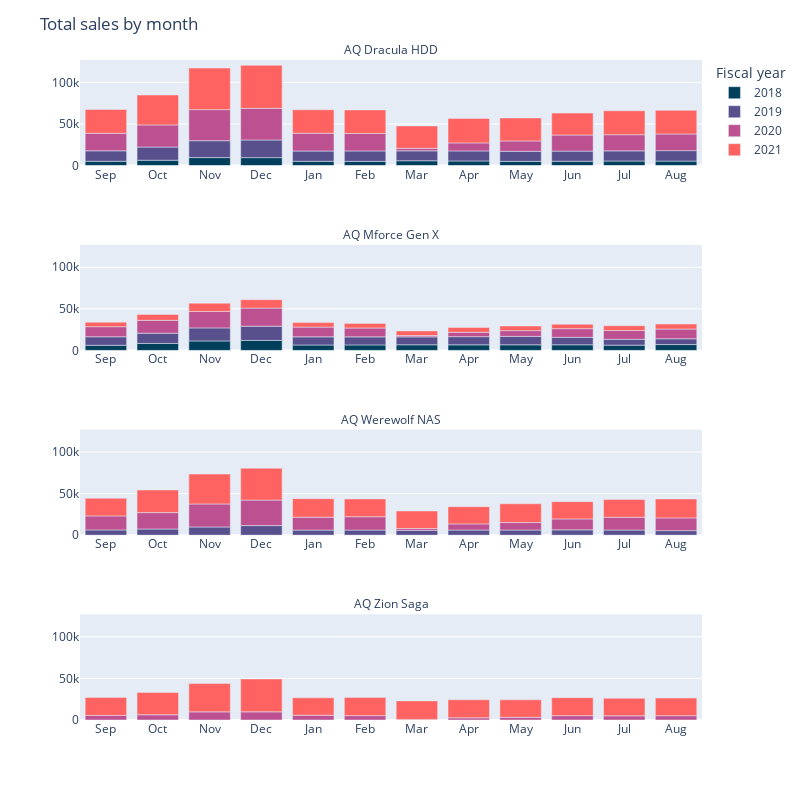

Notebook cell for this chart:
### Code cell
custom_colors=['#003f5c','#58508d', '#bc5090', '#ff6361', '#ffa600']
# Build a stacked bar chart with sales on each year.
fig = px.bar(data_frame=sales_by_month_df,
             x='month',
             y='total_sold',
             facet_col='display_name',
             color='fiscal_year',
             facet_col_wrap=1,
             facet_row_spacing=0.12,
             width=800,
             height=800,
             color_discrete_sequence=custom_colors
             )

# Update axis titles
fig.update_xaxes(title_text='', showticklabels=True)
fig.update_yaxes(title_text='')

# Remove "product=" prefix from facet labels
fig.for_each_annotation(lambda a: a.update(text=a.text.split("=")[1]))

fig.update_layout(
    title='Total sales by month',
    legend_title_text='Fiscal year',
    showlegend=True
)


fig.show()

### Figure 1 — Plotly figure (JSON) as saved in the notebook; plotly's stock layout.template omitted (floating-point values rounded to 4 significant figures)
{"data": [{"alignmentgroup": "True", "hovertemplate": "fiscal_year=2018<br>display_name=AQ Dracula HDD<br>month=%{x}<br>total_sold=%{y}<extra></extra>", "legendgroup": "2018", "marker": {"color": "#003f5c", "pattern": {"shape": ""}}, "name": "2018", "offsetgroup": "2018", "orientation": "v", "showlegend": true, "textposition": "auto", "type": "bar", "x": ["Sep", "Oct", "Nov", "Dec", "Jan", "Feb", "Mar", "Apr", "May", "Jun", "Jul", "Aug"], "xaxis": "x4", "y": [5237, 6472, 9642, 9572, 5223, 5056, 5838, 5590, 5112, 5254, 5510, 5399], "yaxis": "y4"}, {"alignmentgroup": "True", "hovertemplate": "fiscal_year=2018<br>display_name=AQ Mforce Gen X<br>month=%{x}<br>total_sold=%{y}<extra></extra>", "legendgroup": "2018", "marker": {"color": "#003f5c", "pattern": {"shape": ""}}, "name": "2018", "offsetgroup": "2018", "orientation": "v", "showlegend": false, "textposition": "auto", "type": "bar", "x": ["Sep", "Oct", "Nov", "Dec", "Jan", "Feb", "Mar", "Apr", "May", "Jun", "Jul", "Aug"], "xaxis": "x3", "y": [6188, 8388, 11370, 12043, 6490, 6601, 6765, 6692, 6735, 6764, 6311, 7019], "yaxis": "y3"}, {"alignmentgroup": "True", "hovertemplate": "fiscal_year=2019<br>display_name=AQ Dracula HDD<br>month=%{x}<br>total_sold=%{y}<extra></extra>", "legendgroup": "2019", "marker": {"color": "#58508d", "pattern": {"shape": ""}}, "name": "2019", "offsetgroup": "2019", "orientation": "v", "showlegend": true, "textposition": "auto", "type": "bar", "x": ["Sep", "Oct", "Nov", "Dec", "Jan", "Feb", "Mar", "Apr", "May", "Jun", "Jul", "Aug"], "xaxis": "x4", "y": [12582, 15863, 20295, 21290, 12342, 12615, 11947, 12094, 12125, 12175, 12228, 12596], "yaxis": "y4"}, {"alignmentgroup": "True", "hovertemplate": "fiscal_year=2019<br>display_name=AQ Mforce Gen X<br>month=%{x}<br>total_sold=%{y}<extra></extra>", "legendgroup": "2019", "marker": {"color": "#58508d", "pattern": {"shape": ""}}, "name": "2019", "offsetgroup": "2019", "orientation": "v", "showlegend": false, "textposition": "auto", "type": "bar", "x": ["Sep", "Oct", "Nov", "Dec", "Jan", "Feb", "Mar", "Apr", "May", "Jun", "Jul", "Aug"], "xaxis": "x3", "y": [10209, 12303, 15721, 17051, 9826, 9696, 9522, 9872, 10156, 8994, 7051, 6960], "yaxis": "y3"}, {"alignmentgroup": "True", "hovertemplate": "fiscal_year=2019<br>display_name=AQ Werewolf NAS<br>month=%{x}<br>total_sold=%{y}<extra></extra>", "legendgroup": "2019", "marker": {"color": "#58508d", "pattern": {"shape": ""}}, "name": "2019", "offsetgroup": "2019", "orientation": "v", "showlegend": false, "textposition": "auto", "type": "bar", "x": ["Sep", "Oct", "Nov", "Dec", "Jan", "Feb", "Mar", "Apr", "May", "Jun", "Jul", "Aug"], "xaxis": "x2", "y": [6349, 7446, 9886, 11564, 6105, 6201, 5886, 6210, 6239, 6414, 6217, 5489], "yaxis": "y2"}, {"alignmentgroup": "True", "hovertemplate": "fiscal_year=2020<br>display_name=AQ Dracula HDD<br>month=%{x}<br>total_sold=%{y}<extra></extra>", "legendgroup": "2020", "marker": {"color": "#bc5090", "pattern": {"shape": ""}}, "name": "2020", "offsetgroup": "2020", "orientation": "v", "showlegend": true, "textposition": "auto", "type": "bar", "x": ["Sep", "Oct", "Nov", "Dec", "Jan", "Feb", "Mar", "Apr", "May", "Jun", "Jul", "Aug"], "xaxis": "x4", "y": [21057, 26592, 37368, 38007, 21387, 21013, 2978, 9650, 12399, 19325, 19425, 20041], "yaxis": "y4"}, {"alignmentgroup": "True", "hovertemplate": "fiscal_year=2020<br>display_name=AQ Mforce Gen X<br>month=%{x}<br>total_sold=%{y}<extra></extra>", "legendgroup": "2020", "marker": {"color": "#bc5090", "pattern": {"shape": ""}}, "name": "2020", "offsetgroup": "2020", "orientation": "v", "showlegend": false, "textposition": "auto", "type": "bar", "x": ["Sep", "Oct", "Nov", "Dec", "Jan", "Feb", "Mar", "Apr", "May", "Jun", "Jul", "Aug"], "xaxis": "x3", "y": [12119, 15463, 19745, 21810, 11700, 10634, 1602, 5229, 6874, 10386, 10555, 11752], "yaxis": "y3"}, {"alignmentgroup": "True", "hovertemplate": "fiscal_year=2020<br>display_name=AQ Werewolf NAS<br>month=%{x}<br>total_sold=%{y}<extra></extra>", "legendgroup": "2020", "marker": {"color": "#bc5090", "pattern": {"shape": ""}}, "name": "2020", "offsetgroup": "2020", "orientation": "v", "showlegend": false, "textposition": "auto", "type": "bar", "x": ["Sep", "Oct", "Nov", "Dec", "Jan", "Feb", "Mar", "Apr", "May", "Jun", "Jul", "Aug"], "xaxis": "x2", "y": [16848, 19716, 27680, 30699, 15591, 16040, 2151, 7379, 8973, 13182, 15380, 15332], "yaxis": "y2"}, {"alignmentgroup": "True", "hovertemplate": "fiscal_year=2020<br>display_name=AQ Zion Saga<br>month=%{x}<br>total_sold=%{y}<extra></extra>", "legendgroup": "2020", "marker": {"color": "#bc5090", "pattern": {"shape": ""}}, "name": "2020", "offsetgroup": "2020", "orientation": "v", "showlegend": false, "textposition": "auto", "type": "bar", "x": ["Sep", "Oct", "Nov", "Dec", "Jan", "Feb", "Mar", "Apr", "May", "Jun", "Jul", "Aug"], "xaxis": "x", "y": [5534, 6287, 9783, 9838, 5756, 5241, 742, 2647, 3247, 5235, 5024, 5168], "yaxis": "y"}, {"alignmentgroup": "True", "hovertemplate": "fiscal_year=2021<br>display_name=AQ Dracula HDD<br>month=%{x}<br>total_sold=%{y}<extra></extra>", "legendgroup": "2021", "marker": {"color": "#ff6361", "pattern": {"shape": ""}}, "name": "2021", "offsetgroup": "2021", "orientation": "v", "showlegend": true, "textposition": "auto", "type": "bar", "x": ["Sep", "Oct", "Nov", "Dec", "Jan", "Feb", "Mar", "Apr", "May", "Jun", "Jul", "Aug"], "xaxis": "x4", "y": [28694, 35933, 50056, 51811, 28161, 28305, 26895, 29475, 27650, 26412, 28745, 28438], "yaxis": "y4"}, {"alignmentgroup": "True", "hovertemplate": "fiscal_year=2021<br>display_name=AQ Mforce Gen X<br>month=%{x}<br>total_sold=%{y}<extra></extra>", "legendgroup": "2021", "marker": {"color": "#ff6361", "pattern": {"shape": ""}}, "name": "2021", "offsetgroup": "2021", "orientation": "v", "showlegend": false, "textposition": "auto", "type": "bar", "x": ["Sep", "Oct", "Nov", "Dec", "Jan", "Feb", "Mar", "Apr", "May", "Jun", "Jul", "Aug"], "xaxis": "x3", "y": [5421, 7129, 10007, 10167, 5400, 5564, 5562, 5874, 5580, 5424, 5768, 5961], "yaxis": "y3"}, {"alignmentgroup": "True", "hovertemplate": "fiscal_year=2021<br>display_name=AQ Werewolf NAS<br>month=%{x}<br>total_sold=%{y}<extra></extra>", "legendgroup": "2021", "marker": {"color": "#ff6361", "pattern": {"shape": ""}}, "name": "2021", "offsetgroup": "2021", "orientation": "v", "showlegend": false, "textposition": "auto", "type": "bar", "x": ["Sep", "Oct", "Nov", "Dec", "Jan", "Feb", "Mar", "Apr", "May", "Jun", "Jul", "Aug"], "xaxis": "x2", "y": [21216, 27228, 35962, 38406, 22242, 21393, 21152, 20742, 22597, 20728, 21291, 22748], "yaxis": "y2"}, {"alignmentgroup": "True", "hovertemplate": "fiscal_year=2021<br>display_name=AQ Zion Saga<br>month=%{x}<br>total_sold=%{y}<extra></extra>", "legendgroup": "2021", "marker": {"color": "#ff6361", "pattern": {"shape": ""}}, "name": "2021", "offsetgroup": "2021", "orientation": "v", "showlegend": false, "textposition": "auto", "type": "bar", "x": ["Sep", "Oct", "Nov", "Dec", "Jan", "Feb", "Mar", "Apr", "May", "Jun", "Jul", "Aug"], "xaxis": "x", "y": [21660, 26818, 34031, 39566, 20906, 21941, 22216, 21677, 20987, 21655, 21080, 21269], "yaxis": "y"}], "layout": {"annotations": [{"font": {}, "showarrow": false, "text": "AQ Zion Saga", "x": 0.5, "xanchor": "center", "xref": "paper", "y": 0.16, "yanchor": "bottom", "yref": "paper"}, {"font": {}, "showarrow": false, "text": "AQ Werewolf NAS", "x": 0.5, "xanchor": "center", "xref": "paper", "y": 0.44, "yanchor": "bottom", "yref": "paper"}, {"font": {}, "showarrow": false, "text": "AQ Mforce Gen X", "x": 0.5, "xanchor": "center", "xref": "paper", "y": 0.72, "yanchor": "bottom", "yref": "paper"}, {"font": {}, "showarrow": false, "text": "AQ Dracula HDD", "x": 0.5, "xanchor": "center", "xref": "paper", "y": 1, "yanchor": "bottom", "yref": "paper"}], "barmode": "relative", "height": 800, "legend": {"title": {"text": "Fiscal year"}, "tracegroupgap": 0}, "margin": {"t": 60}, "showlegend": true, "title": {"text": "Total sales by month"}, "width": 800, "xaxis": {"anchor": "y", "domain": [0, 1], "showticklabels": true, "title": {"text": ""}}, "xaxis2": {"anchor": "y2", "domain": [0, 1], "matches": "x", "showticklabels": true, "title": {"text": ""}}, "xaxis3": {"anchor": "y3", "domain": [0, 1], "matches": "x", "showticklabels": true, "title": {"text": ""}}, "xaxis4": {"anchor": "y4", "domain": [0, 1], "matches": "x", "showticklabels": true, "title": {"text": ""}}, "yaxis": {"anchor": "x", "domain": [0, 0.16], "title": {"text": ""}}, "yaxis2": {"anchor": "x2", "domain": [0.28, 0.44], "matches": "y", "title": {"text": ""}}, "yaxis3": {"anchor": "x3", "domain": [0.56, 0.72], "matches": "y", "title": {"text": ""}}, "yaxis4": {"anchor": "x4", "domain": [0.84, 1], "matches": "y", "title": {"text": ""}}}}
